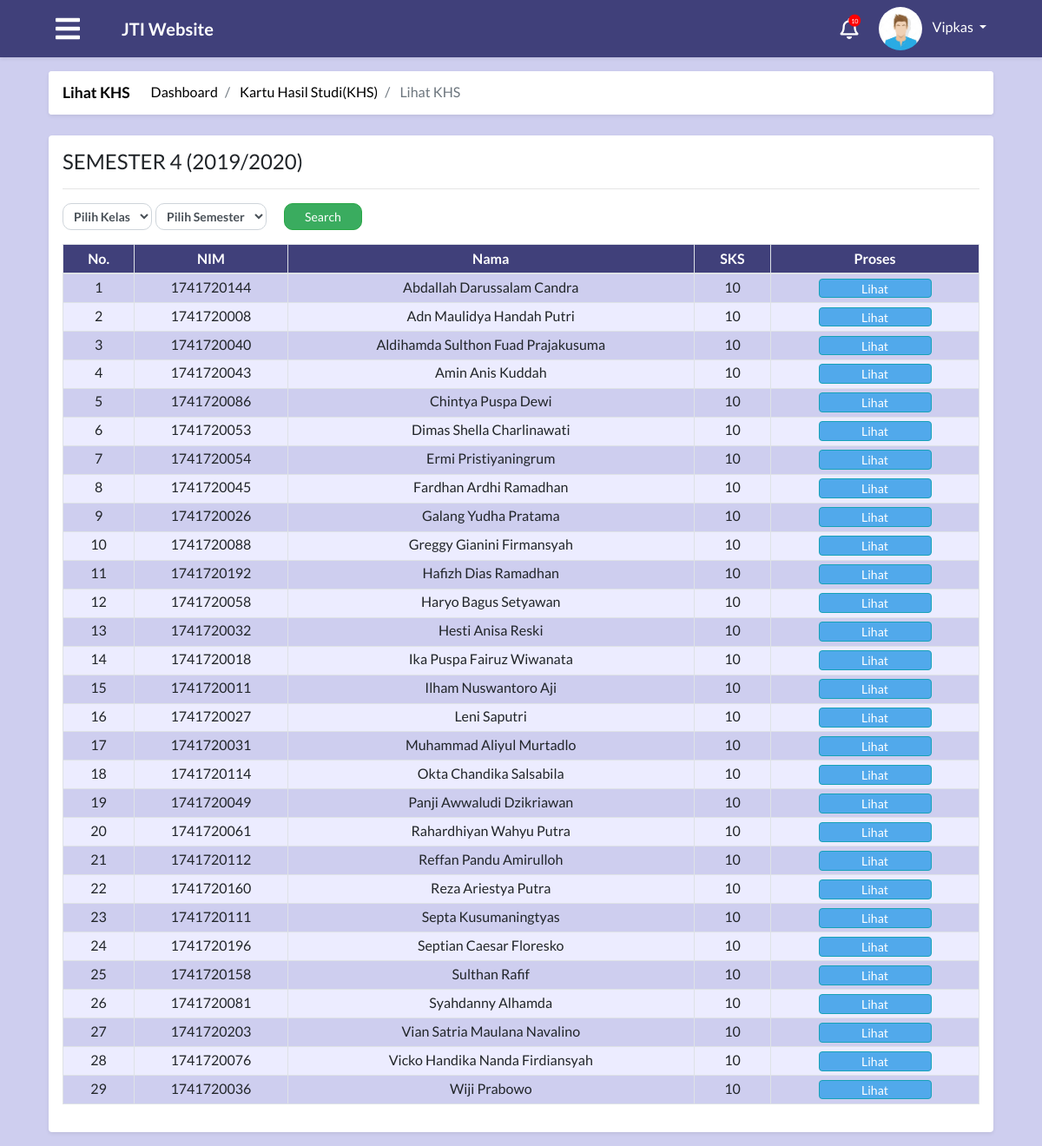
Before: /module/index.php?module=khsLihat (signed in) with the older database file.
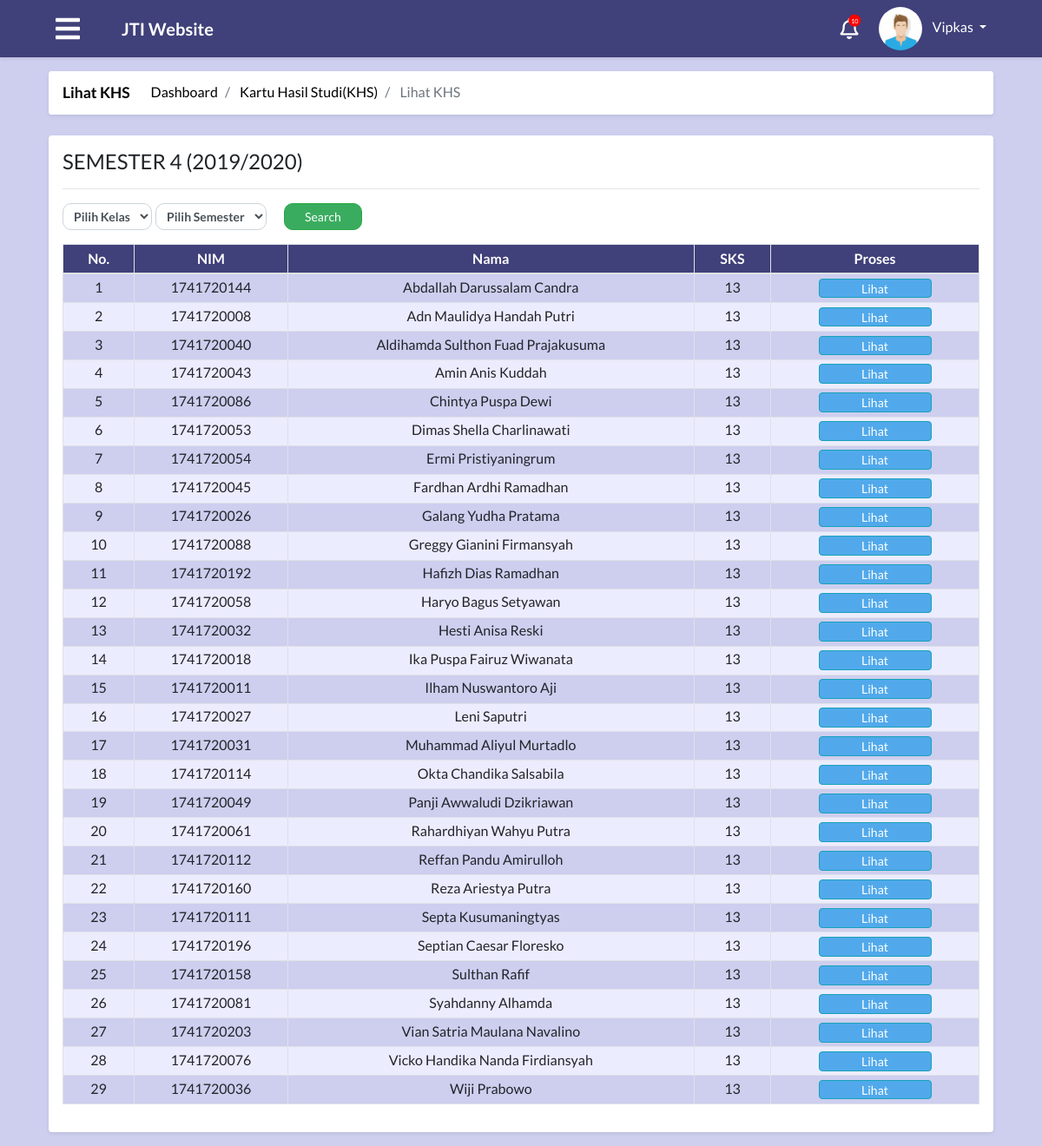
After: the same page with the newer database file.
### tables this page shows
CREATE TABLE `tabel_mahasiswa` (
  `id_mahasiswa` int(30) NOT NULL,
  `id_prodi` int(30) NOT NULL,
  `id_kelas` int(30) NOT NULL,
  `id_semester` int(11) NOT NULL,
  `nim` varchar(50) NOT NULL,
  `nama` varchar(100) NOT NULL,
  `alamat` varchar(250) DEFAULT NULL,
  `jenis_kelamin` enum('laki-laki','perempuan') NOT NULL,
  `tempat_lahir` varchar(50) DEFAULT NULL,
  `tanggal_lahir` date DEFAULT NULL,
  `foto` text,
  `waktu_edit` datetime DEFAULT NULL,
  `id_user` int(11) NOT NULL,
  `waktu_tambah` timestamp NOT NULL DEFAULT CURRENT_TIMESTAMP
);

### process/proses_khs.php (called while the page is built, shortened)
<?php
function khsLihat($con)
{
    $khsLihat = "select distinct(a.id_mahasiswa), a.*, a.nim,
    a.nama as nm_mahasiswa, c.*, SUM(c.sks) as sks, d.id_kelas, e.*, e.semester, f.*
    from tabel_mahasiswa a, tabel_matkul c, tabel_kelas d, tabel_semester e, tabel_jadwal f
    where a.id_kelas = d.id_kelas
    and d.id_kelas = f.id_kelas
    and a.id_semester = e.id_semester
    and e.id_semester = f.id_semester
    and c.id_matkul = f.id_matkul
    group by a.id_mahasiswa";
    $resultTampilKhsLihat = mysqli_query($con, $khsLihat);
    return $resultTampilKhsLihat;
}
                ?>

### module/admin/khs/khsLihat.php (the view, shortened to what the changed rows need)
<?php
  include "../config/connection.php";
  include "../process/proses_khs.php";
?>
<body>
    <main role="main" class="container-fluid">
        <div id="khs" class="row">
            <div class="col-md-12 p-0">
                <div class="m-2 p-3 bg-white mb-3 rounded shadow-sm">
                    <div class="container-fluid mt-0 p-0 m-0">
                        <div class="media text-muted pt-8">
                            <div class="media-body pb-8 mb-0">
                                <?php
                                    if(isset($_POST["cariKhs"])){
                                        $result=khs($con, $_POST["kelas"], $_POST["semester"]);
                                    }
                                    else{
                                        $result = khsLihat($con);
                                    }
                                    if (mysqli_num_rows($result) > 0){
                                    ?>
                                    <table class="table table-striped table-bordered text-center">
                                        <thead>
                                        <tr>
                                            <th>No.</th>
                                            <th>NIM</th>
                                            <th>Nama</th>
                                            <th>SKS</th>
                                            <th>Proses</th>
                                        </tr>
                                        </thead>
                                        <tbody>
                                        <?php
                                            if(mysqli_num_rows($result) > 0){
                                                $no=1;
                                                while($row = mysqli_fetch_assoc($result)){
                                                    ?>
                                                    <tr>
                                                        <td><?php echo $no;?></td>
                                                        <td><?php echo $row["nim"];?></td>
                                                        <td><?php echo $row["nm_mahasiswa"];?></td>
                                                        <td><?php echo $row["sks"];?></td>
                                                        <td><button class='tmbl-table lihat btn btn-info tampil-detail' type='button' class='pratinjau btn'
                                                            data-toggle='modal' data-target='#myModal' class='edit' data-mhs="<?php echo $row["id_mahasiswa"];?>" data-semester="<?php echo $row["id_semester"];?>">Lihat</button>
                                                        </td>
                                                    </tr>
                                                    <?php
                                                    $no++;
                                                    }
                                                ?>
                                        </tbody>
                                        <?php
                                        }
                                        ?>
                                    </table>
                                    <?php
                                    }
                                    ?>
                            </div>
                        </div>
                    </div>
                </div>
            </div>
    </main>
<body>

Changed rows visible on the page:
changed tabel_mahasiswa "Abdallah Darussalam Candra": sks "10" → "13"
changed tabel_mahasiswa "Adn Maulidya Handah Putri": sks "10" → "13"
changed tabel_mahasiswa "Aldihamda Sulthon Fuad Prajakusuma": sks "10" → "13"
changed tabel_mahasiswa "Amin Anis Kuddah": sks "10" → "13"
changed tabel_mahasiswa "Chintya Puspa Dewi": sks "10" → "13"
changed tabel_mahasiswa "Dimas Shella Charlinawati": sks "10" → "13"
changed tabel_mahasiswa "Ermi Pristiyaningrum": sks "10" → "13"
changed tabel_mahasiswa "Fardhan Ardhi Ramadhan": sks "10" → "13"
changed tabel_mahasiswa "Galang Yudha Pratama": sks "10" → "13"
changed tabel_mahasiswa "Greggy Gianini Firmansyah": sks "10" → "13"
changed tabel_mahasiswa "Hafizh Dias Ramadhan": sks "10" → "13"
changed tabel_mahasiswa "Haryo Bagus Setyawan": sks "10" → "13"
changed tabel_mahasiswa "Hesti Anisa Reski": sks "10" → "13"
changed tabel_mahasiswa "Ika Puspa Fairuz Wiwanata": sks "10" → "13"
changed tabel_mahasiswa "Ilham Nuswantoro Aji": sks "10" → "13"
changed tabel_mahasiswa "Leni Saputri": sks "10" → "13"
changed tabel_mahasiswa "Muhammad Aliyul Murtadlo": sks "10" → "13"
changed tabel_mahasiswa "Okta Chandika Salsabila": sks "10" → "13"
changed tabel_mahasiswa "Panji Awwaludi Dzikriawan": sks "10" → "13"
changed tabel_mahasiswa "Rahardhiyan Wahyu Putra": sks "10" → "13"
changed tabel_mahasiswa "Reffan Pandu Amirulloh": sks "10" → "13"
changed tabel_mahasiswa "Reza Ariestya Putra": sks "10" → "13"
changed tabel_mahasiswa "Septa Kusumaningtyas": sks "10" → "13"
changed tabel_mahasiswa "Septian Caesar Floresko": sks "10" → "13"
changed tabel_mahasiswa "Sulthan Rafif": sks "10" → "13"
changed tabel_mahasiswa "Syahdanny Alhamda": sks "10" → "13"
changed tabel_mahasiswa "Vian Satria Maulana Navalino": sks "10" → "13"
changed tabel_mahasiswa "Vicko Handika Nanda Firdiansyah": sks "10" → "13"
changed tabel_mahasiswa "Wiji Prabowo": sks "10" → "13"
